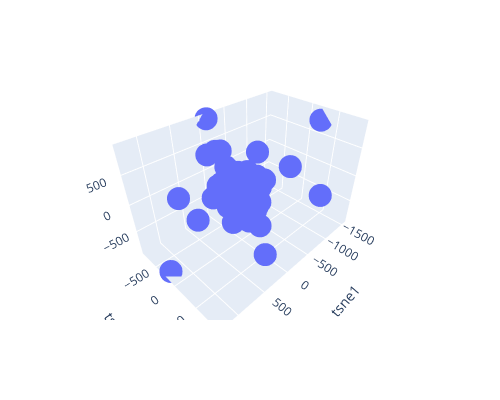

Notebook source saved alongside this figure:
### Code cell
def threeD_tsne(scaled_data):
    tsne = TSNE(n_components=3, verbose=1, perplexity=30, n_iter=1000, random_state=0)
    tsne_results = tsne.fit_transform(scaled_data)
    
    tsne_df = pd.DataFrame(data=tsne_results, columns=['tsne1', 'tsne2', 'tsne3'])
    
    fig = px.scatter_3d(tsne_df, x="tsne1", y="tsne2", z="tsne3",
                         width=500, height=400)
    
    fig.show()
threeD_tsne(scaled_data)
